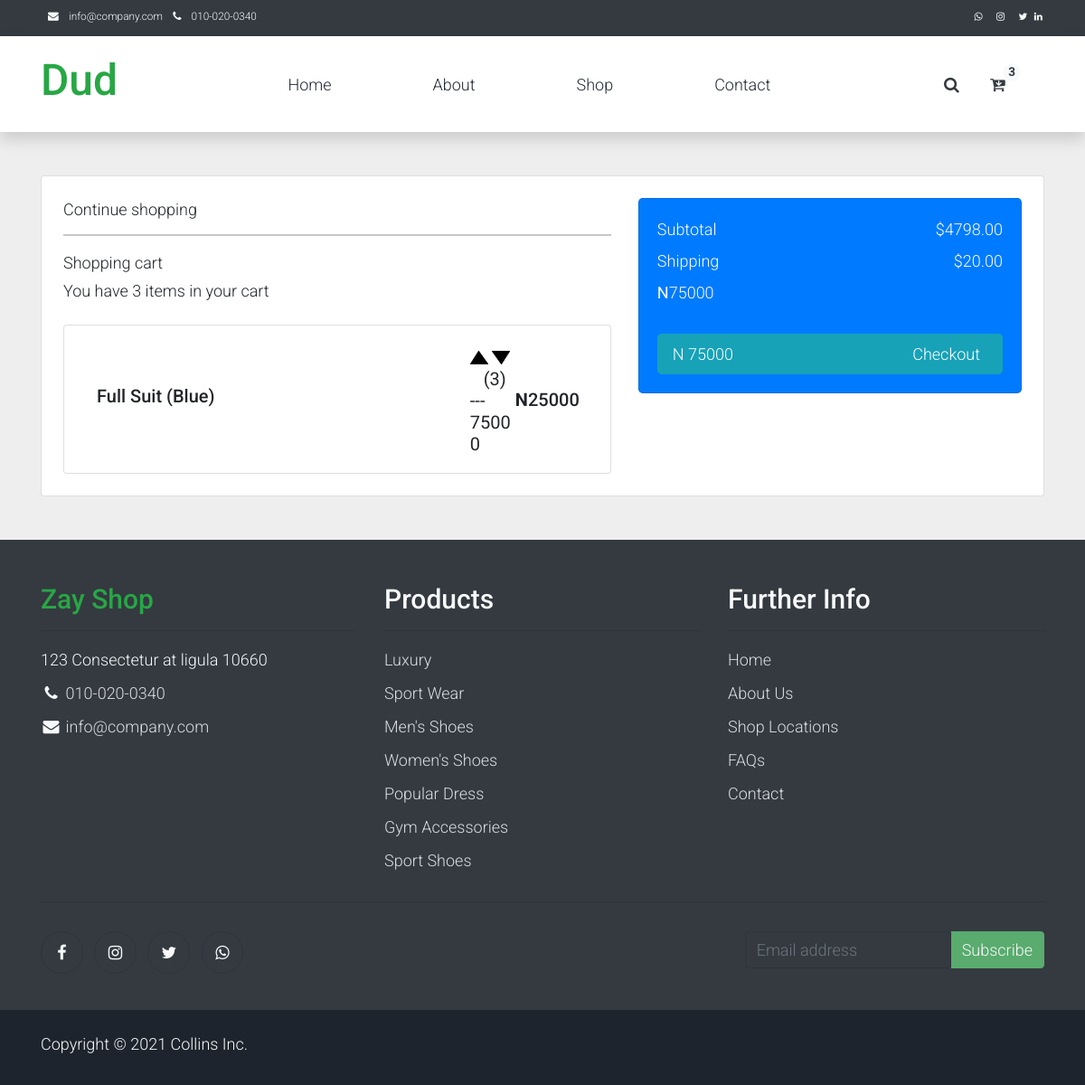
The app's page /cart/ (signed in) with its own data.
### store/models.py (models this page shows, shortened)
class Order(models.Model):
    customer = models.ForeignKey(Customer, on_delete=models.SET_NULL, null=True, blank=True)
    date_ordered = models.DateTimeField(auto_now_add=True)
    complete = models.BooleanField(default=False)
    transaction_id = models.CharField(max_length=100, null=True, blank=True)
    @property
    def get_cart_total(self):
        orderitems = self.orderitem_set.all()
        total = sum([item.get_total_price for item in orderitems])
        return total
    @property
    def get_cart_items(self):
        orderitems = self.orderitem_set.all()
        total = sum([item.quantity for item in orderitems])
        return total

class OrderItem(models.Model):
    product = models.ForeignKey(Product, on_delete=models.SET_NULL, null=True, blank=True)
    order = models.ForeignKey(Order, null=True, blank=True, on_delete=models.CASCADE)
    quantity = models.IntegerField(default=0, null=True, blank=True)
    date_added = models.DateTimeField(auto_now_add=True)
    @property
    def get_total_price(self):
        total = self.product.price * self.quantity
        return total

class Product(models.Model):
    name = models.CharField(max_length=200, null=True, blank=True)
    image = models.ImageField(null=True, blank=True)
    price = models.IntegerField(null=True, blank=True)

### store/views.py (the view)
# urls.py: path('cart/', cart, name='cart'),
def cart(request):
    data = cartData(request)
    cartItems = data['cartItems']
    order = data['order']
    items = data['items']
    context = {
        'items': items,
        'order': order,
        'cartItems': cartItems
    }
    return render(request, 'store/cart.html', context)

### store/utils.py (called while the page is built)
def cartData(request):
    if request.user.is_authenticated:
        customer = request.user.customer
        order, created = Order.objects.get_or_create(customer=customer, complete=False)
        items = order.orderitem_set.all()
        cartItems = order.get_cart_items
    else:
        cookieData = cookieCart(request)
        cartItems = cookieData['cartItems']
        order = cookieData['order']
        items = cookieData['items']
    return  {'items': items, 'order': order,'cartItems': cartItems}

### store/templates/store/cart.html (shortened to what this page needs)
{% extends 'store/main.html' %}
{% load static %}
{% block content %}
<section class="h-100 h-custom" style="background-color: #eee;">
  <div class="container py-5 h-100">
    <div class="row d-flex justify-content-center align-items-center h-100">
      <div class="col">
        <div class="card">
          <div class="card-body p-4">
            <div class="row">
              <div class="col-lg-7">
                <h5 class="mb-3"><a href="{% url 'store' %}" class="text-body">Continue shopping</a></h5>
                <hr>
                <div class="d-flex justify-content-between align-items-center mb-4">
                  <div>
                    <p class="mb-1">Shopping cart</p>
                    <p class="mb-0">You have {{order.get_cart_items}} items in your cart</p>
                  </div>
                </div>
                {% for item in items %}
                <div style="padding-right:5px;" class="card mb-3 mb-lg-0">
                  <div class="card-body">
                    <div class="d-flex justify-content-between">
                      <div class="d-flex flex-row align-items-center">
                        <div class="ms-3">
                          <h5>{{item.product.name}}</h5>
                        </div>
                      </div>
                      <div class="d-flex flex-row align-items-center">
                        <div style="width: 50px;">
                          <img data-product="{{ item.product.id }}" width="20px" data-action="add" class="update-cart" src="{% static 'images/arrow-up.png' %}"/>
                          <img data-product="{{ item.product.id }}" width="20px" data-action="remove" class="update-cart" src="{% static 'images/arrow-down.png' %}"/>
                          <h5 class="fw-normal mb-0">&nbsp;&nbsp; ({{item.quantity}}) --- {{item.get_total_price}} </h5>
                        </div>
                        <div style="width: 80px;">
                          <h5 class="mb-0"><strong>N</strong>{{ item.product.price }}</h5>
                        </div>
                      </div>
                    </div>
                  </div>
                </div>
                {% endfor %}
              </div>
              <div class="col-lg-5">
                <div class="card bg-primary text-white rounded-3">
                  <div class="card-body">
                    <div class="d-flex justify-content-between">
                      <p class="mb-2">Subtotal</p>
                      <p class="mb-2">$4798.00</p>
                    </div>
                    <div class="d-flex justify-content-between">
                      <p class="mb-2">Shipping</p>
                      <p class="mb-2">$20.00</p>
                    </div>
                    <div class="d-flex justify-content-between mb-4">
                      <p class="mb-2"> <strong>N</strong>{{order.get_cart_total}}</p>
                    </div>
                    <a href="{% url 'checkout' %}" type="button" class="btn btn-info btn-block btn-lg">
                      <div class="d-flex justify-content-between">
                        <span> N {{order.get_cart_total}}</span>
                        <span>Checkout </span>
                      </div>
                    </a>
                  </div>
                </div>
              </div>
            </div>
          </div>
        </div>
      </div>
    </div>
  </div>
</section>
{% endblock content %}

### static/css/templatemo.css (style rules this page uses)
body, ul, li, p, a, label, input, div { font-family: 'Roboto', sans-serif; font-size: 18px !important; font-weight: 300 !important; }

### records on screen
Order: get_cart_items "3", get_cart_total "75000"
OrderItem: product.name "Full Suit (Blue)", quantity "3", get_total_price "75000", product.price "25000"

### other values on screen
{{ cartItems }} "3"
